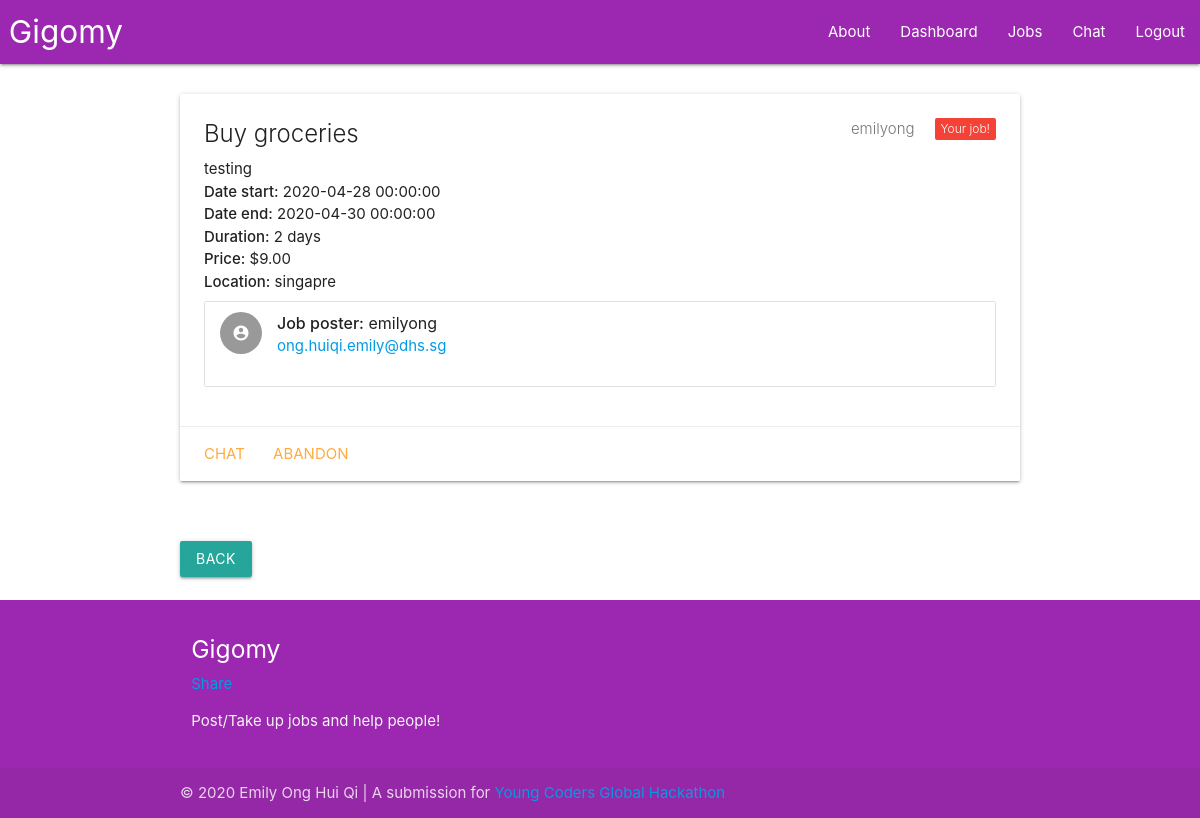
Page /see/1 (signed in) on the earlier database version.
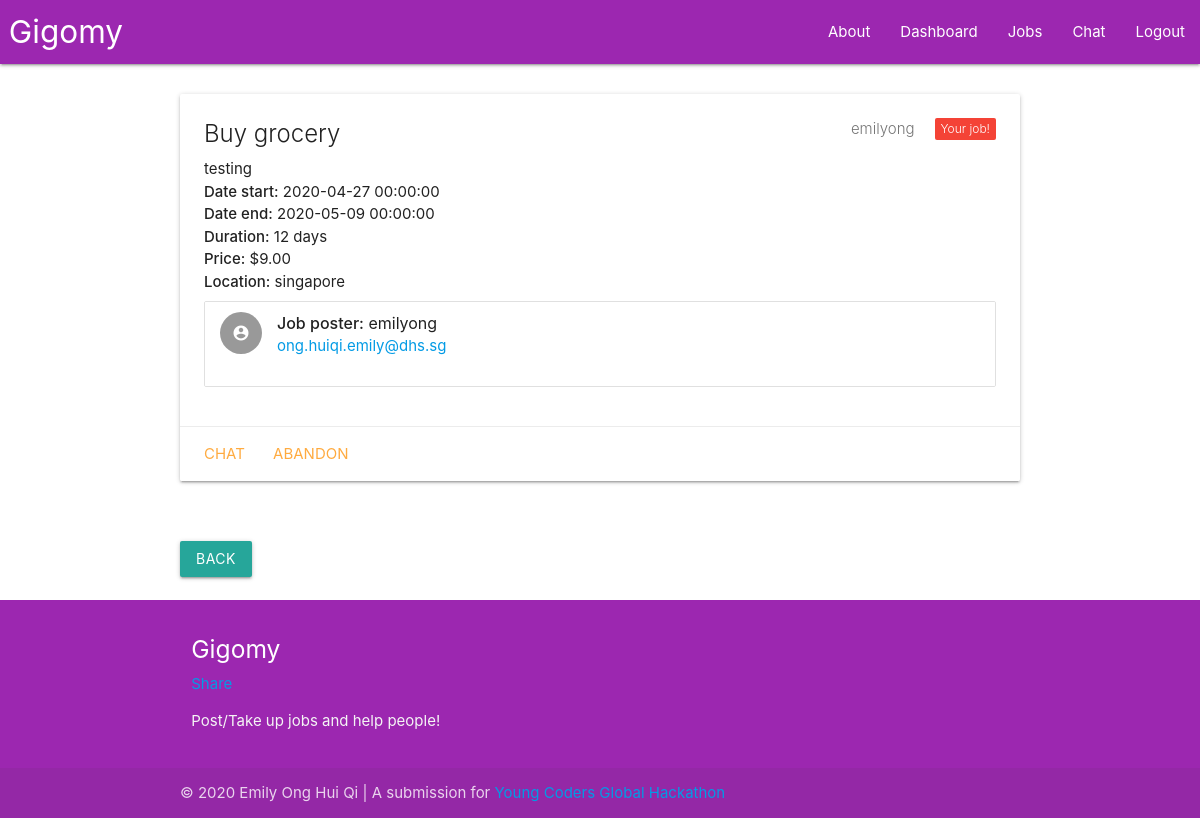
Same page on the later database version.
### main.py (models this page shows, shortened)
class Job(db.Model):
    jobID = db.Column(db.Integer, unique = True, autoincrement = True, nullable = False, index = True, primary_key = True)
    jobTitle = db.Column(db.String, index = True, nullable = False)
    jobDescription = db.Column(db.String, nullable = False)
    jobLocation = db.Column(db.String, nullable = True)
    jobPrice = db.Column(db.Float, index = True, nullable = False)
    jobDatePosted = db.Column(db.DateTime, index = True, nullable = False)
    jobDateStart = db.Column(db.DateTime, index = True, nullable = True)
    jobDateEnd = db.Column(db.DateTime, index = True, nullable = True)
    jobSender = db.Column(db.String, db.ForeignKey("user.username"), nullable = False)
    jobReceiver = db.Column(db.String, db.ForeignKey("user.username"), nullable = True)

class User(UserMixin, db.Model):
    username = db.Column(db.String, unique = True, nullable = False, index = True, primary_key = True)
    email = db.Column(db.String, unique = True, index = True, nullable = False)
    password = db.Column(db.String, nullable = False)
    avatar = db.Column(db.String, nullable = True)

### main.py (the view)
@app.route ("/see/<id>")
@login_required
def see (id):
    job_ = Job.query.filter_by(jobID = id).first()
    if job_ is None:
        return redirect(url_for("index"))
    else:
        job = processJob(job_)
        currentUser = getUser(current_user)
        jobSender_ = User.query.filter_by(username = job["jobSender"]).first()
        jobSender = getUser(jobSender_)
        return render_template("see.html", job=job, currentUser=currentUser,
                                jobSender=jobSender)

### main.py (called while the page is built)
def getUser (user):
    currentUser = {"username": user.username,
                    "email": user.email,
                    "avatar": user.avatar}
    return currentUser

@login.user_loader
def load_user(username):
    return User.query.get(username)

### templates/see.html (shortened to what this page needs)
{% extends "base.html" %}
{% block content %}
  <div id={{job["jobID"]}} class="card darken-1">
    <div class="card-content">
      <span class="card-title">
        {% if job["jobReceiver"] %}
          {% if job["jobReceiver"] == current_user["username"] %}
            <span class="red new badge" data-badge-caption="Your job!"></span>
          {% else %}
            <span class="red new badge" data-badge-caption="Already taken!"></span>
          {% endif %}
        {% else %}
          <span class="new badge" data-badge-caption="Not yet taken!"></span>
        {% endif %}
        <span class="badge">{{job["jobSender"]}}</span>
        {{job["jobTitle"]}}
      </span>
      <p>{{job["jobDescription"]}}</p>
      <p><strong>Date start:</strong> {{job["jobDateStart"]}}</p>
      <p><strong>Date end:</strong> {{job["jobDateEnd"]}}</p>
      <p><strong>Duration:</strong> {{job["jobDuration"]}}</p>
      <p><strong>Price:</strong> {{job["jobPrice"]}}</p>
      <p><strong>Location:</strong> {{job["jobLocation"]}}</p>
      <ul class="collection">
        <li class="collection-item avatar">
          <i class="material-icons circle">account_circle</i>
          <span class="title"><strong>Job poster:</strong> {{jobSender["username"]}}</span>
          <p><a href="mailto:{{jobSender['email']}}?subject=Gigomy">{{jobSender["email"]}}</a></p>
        </li>
      </ul>
    </div>
    <div class="card-action">
      <a href="{{url_for('chat', username=jobSender['username'])}}">Chat</a>
      {% if job["jobReceiver"] == currentUser["username"] %}
        <a href="{{url_for('abandonJob', jobID=job['jobID'])}}">Abandon</a>
      {% endif %}
      {% if jobSender["username"] == currentUser["username"] %}
          {% import "forms/setJob.html" as setJobForm %}
          {% set dateStart, timeStart = (job["jobDateStart"]|string).split(" ") %}
          {% set dateEnd, timeEnd = (job["jobDateEnd"]|string).split(" ") %}
          {% set _, price = (job["jobPrice"]|string).split("$") %}
          {% set action = "editJob/" + (job['jobID']|string) %}
      {% endif %}
    </div>
  </div>
  <br/><br/>
  <a href="/"><button type="button" class="btn btn-light">Back</button></a>
{% endblock content %}

### templates/base.html (shortened to what this page needs)
<!DOCTYPE html>
<html lang="en" dir="ltr">
  <head>
    <link type="text/css" rel="stylesheet" href="{{url_for('static', filename='css/materialize.min.css')}}"  media="screen,projection"/>
    <link rel="stylesheet" href="{{url_for('static', filename='css/style.css')}}">
    <link type="text/css" rel="stylesheet" href="{{url_for('static', filename='css/flatpikr.min.css')}}"  media="screen,projection"/>
  </head>
  <body>
    <nav>
      <div class="nav-wrapper purple">
        <a href="/" class="brand-logo">&nbsp;Gigomy</a>
        <ul class="right hide-on-med-and-down">
          <li><a href="/about">About</a></li>
          <li><a href="/overview">Dashboard</a></li>
          <li><a href="/">Jobs</a></li>
          <li><a href="/chat">Chat</a></li>
          <li><a href="/logout">Logout</a></li>
        </ul>
      </div>
    </nav>
    <main>
      <div class="container">
        <br/>
        {% block content %}
        {% endblock content %}
      </div>
      <br/>
    </main>
    <footer class="page-footer purple">
      <div class="container">
        <div class="row">
          <div class="col l6 s12">
            <h5 class="white-text">Gigomy</h5>
            <div class="fb-share-button" data-href="http://0.0.0.0:5000/" data-layout="button" data-size="small"><a target="_blank" href="https://www.facebook.com/sharer/sharer.php?u=http%3A%2F%2F0.0.0.0%3A5000%2F&amp;src=sdkpreparse" class="fb-xfbml-parse-ignore">Share</a></div>
            <p class="grey-text text-lighten-4">Post/Take up jobs and help people!</p>
          </div>
        </div>
      </div>
      <div class="footer-copyright">
        <div class="container">
          &copy; 2020 Emily Ong Hui Qi |
          A submission for <a href="https://www.codinglab.com.sg/ycgh2020/">Young Coders Global Hackathon</a></small>
        </div>
      </div>
    </footer>
  </body>
</html>

### static/css/style.css (style rules this page uses)
body { display: flex; min-height: 100vh; flex-direction: column; }
main { flex: 1 0 auto; }

Differences in the rows shown:
changed Job "emilyong": jobTitle "Buy groceries" → "Buy grocery"; jobDateStart "2020-04-28 00:00:00" → "2020-04-27 00:00:00"; jobDateEnd "2020-04-30 00:00:00" → "2020-05-09 00:00:00"; jobLocation "singapre" → "singapore"
Other differences:
{{ job["jobDuration"] }}: "2 days" → "12 days"
